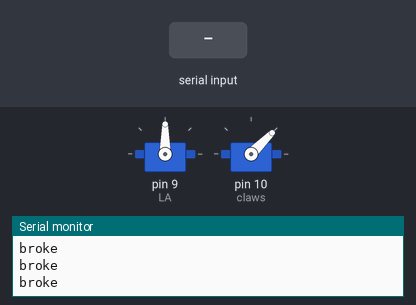
The sketch below on a simulated Arduino Uno, built with avr-gcc and run on an emulated ATmega328P. Parts: 2 × servo, the last lines printed to the serial monitor. Inputs (shaded band) come from the test bench.

Above: at 1.2 s.
1.3 s: byte 100 (100) received over Serial
At 2.2 s:
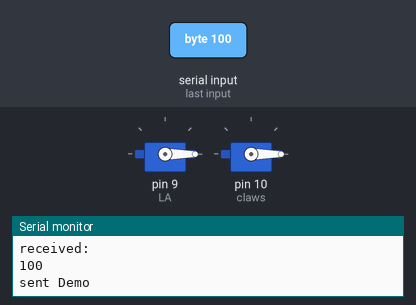
4.3 s: "l" received over Serial
7.3 s: "3" received over Serial
At 7.9 s:
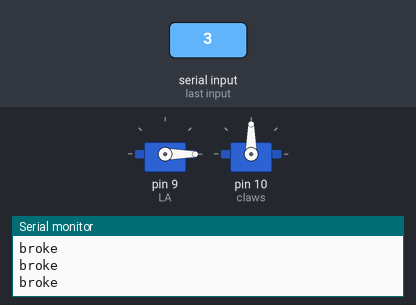
8.8 s: "r" received over Serial
At 9.4 s:
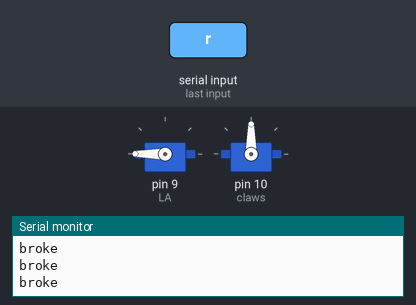
10.3 s: "s" received over Serial
At 11.5 s:
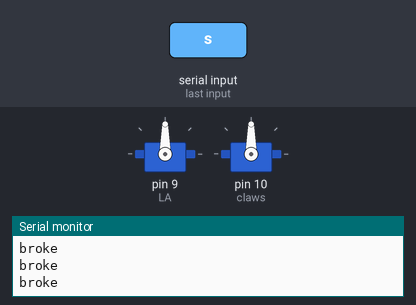
11.8 s: "1" received over Serial
At 12.6 s:
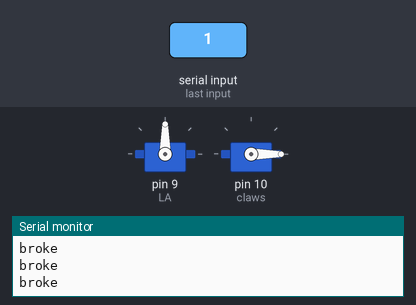
Timing chart, 0 to 14.3 s (numbered marks = the images above; inputs shaded):
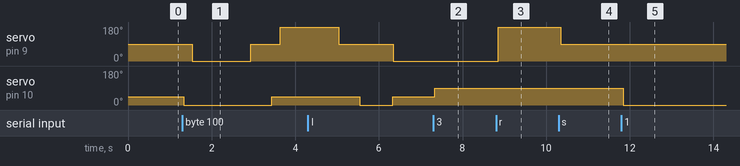

The sketch:

sketch_dec18a.ino
```cpp
#include <Servo.h>

Servo LA;
Servo claws;
// twelve servo objects can be created on most boards

int pos = 0;    // variable to store the servo position
int incomingByte = 0;   // for incoming serial data

void setup() {
  Serial.begin(9600);
  LA.attach(9);  // attaches the servo on pin 9 to the servo object
  claws.attach(10);
  claws.write(45);
}

void openC(){
  claws.write(0);
}
void closeC(){
  claws.write(45);
}


void loop() {

        // send data only when you receive data:
        if (Serial.available() > 0) {
                // read the incoming byte:
                incomingByte = Serial.read();
                Serial.println(incomingByte);
                // say what you got:
                Serial.println("received: ");
                Serial.println (incomingByte);
                if(incomingByte == 108){
                 Serial.println(" sent 0 Rotaing CW ");
                 LA.write(0);
                }else if(incomingByte == 114){
                  Serial.println(" sent 180 Rotaing CCW ");
                  LA.write(180);
                }else if(incomingByte == 115){
                  Serial.println(" sent Stopped ");
                  LA.write(90);
                }else if (incomingByte == 49){
                  Serial.println("claws 0deg");
                  claws.write(0);
                }else if (incomingByte == 50){
                  Serial.println("claws 45deg");
                  claws.write(45);
                 }else if (incomingByte == 51){
                  Serial.println("claws 90deg");
                  claws.write(90);
                 }else if(incomingByte==100){
                  Serial.println("sent Demo");
                  openC();
                  delay(200);
                  LA.write(0);
                  delay(1400);
                  LA.write(90);
                  delay(500);
                  closeC();
                  delay(200);
                  LA.write(180);
                  delay(1400);
                  LA.write(90);
                  delay(500);
                  openC();
                  delay(800);
                  closeC();

                  }
                }else{Serial.println("broke");


        }


}
```

Measured:
- after the input at 1.3 s, servo on pin 9 (LA): 90° → 0° after 0.24 s, → 90° 1.4 s later, → 180° 0.70 s later; servo on pin 10 (claws): 45° → 0° at once, → 45° 2.1 s later
- after the input at 7.3 s, servo on pin 10 (claws): 45° → 90° at once
- after the input at 8.8 s, servo on pin 9 (LA): 0° → 180° after 0.05 s
- after the input at 10.3 s, servo on pin 9 (LA): 180° → 90° at once
- after the input at 11.8 s, servo on pin 10 (claws): 90° → 0° at once
